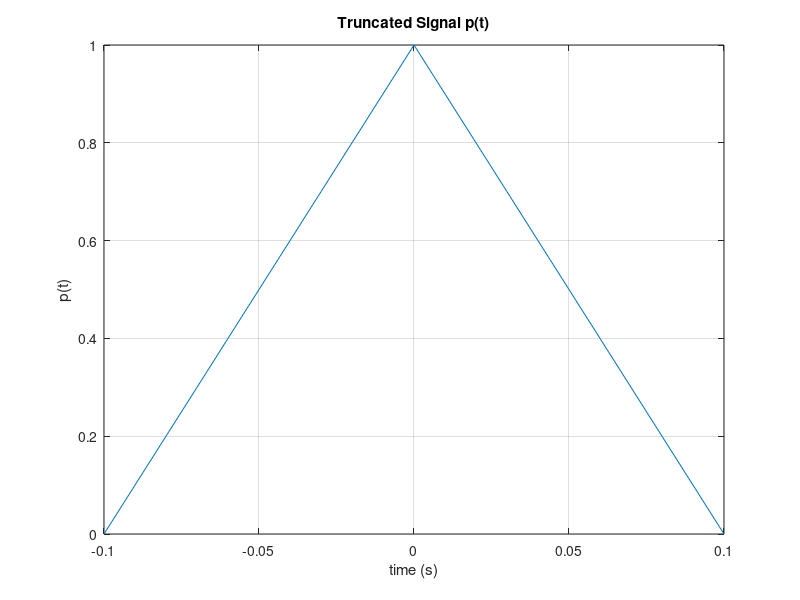
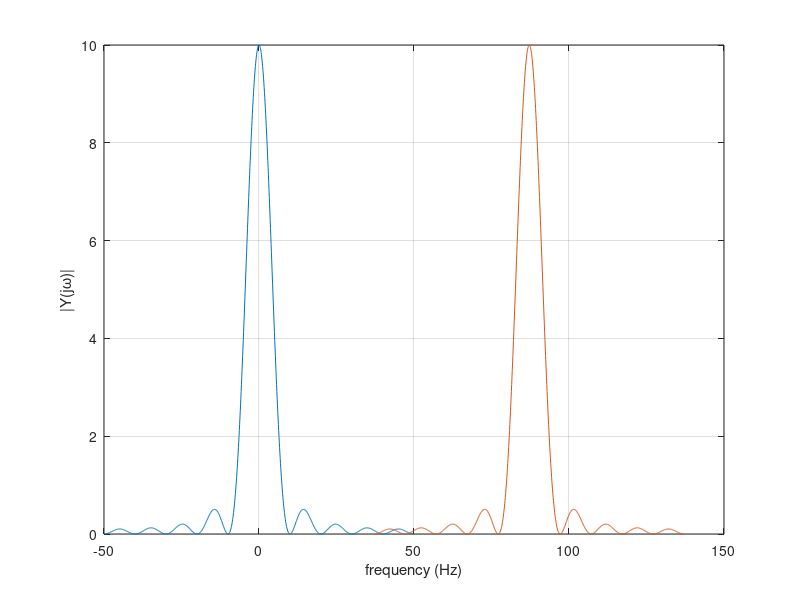
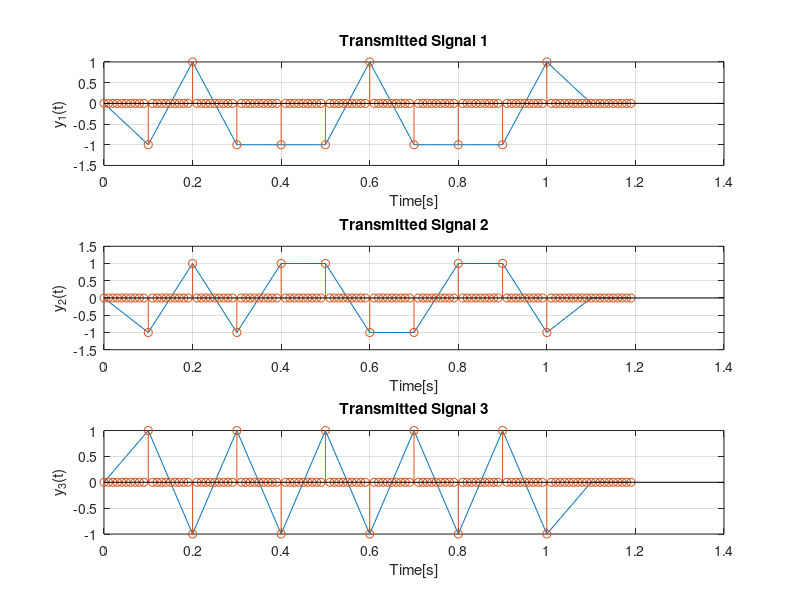

Source code (MATLAB) for these figures, in order: (Note: this script raises an error after producing the figures.)
% Case Study 2
% Leandre Pestcoe and Julianne Wegmann
% ESE 351: Signals and Systems
% Created on: 4/20/21, Last Edited on: 4/26/21

%% Define Pulse Shape p(t)
Ts = 0.1; %symbol period (rate 1/Ts)
dt = 0.01; %sample period
w = 1*Ts; %width
t = -w:dt:w; %time vector
fs = 1/dt; %sample frequency

%sinc
sinc_p_t = sinc(t/Ts); %define sinc

%triangular pulse
triang_p_t = tripuls(t,w*2);

%decide which signal to use for simulation
p_t = triang_p_t;

figure, plot(t,p_t), grid on;
xlabel('time (s)'), ylabel('p(t)'), title('Truncated Signal p(t)')

%% Nyquist Criteria

Nfft = 1024; %length of fft
f1 = (-fs/2:fs/Nfft:(fs/2));
f2 = (fs-2*pi/Ts:fs/Nfft:fs+(2*pi/Ts));
fft_signal = abs(fft(p_t,Nfft));
fft_signal1 = [fft_signal((length(fft_signal)/2)+1:end), fft_signal(1:(length(fft_signal)/2))];

figure
plot(f1(1:length(fft_signal1)),fft_signal1), grid on;
hold on
plot(f2(1:length(fft_signal1)),fft_signal1), grid on;
xlabel('frequency (Hz)'), ylabel('|Y(j\omega)|');

%% Random Bit Message/Noise-free PAM Signal y(t)

%define bit messages
N = 10; %number of bits
bits1 = 2*((rand(1,N)>0.5)-0.5);
bits2 = 2*((rand(1,N)>0.5)-0.5);
bits3 = 2*((rand(1,N)>0.5)-0.5);

%spacing out bits
xn1 = zeros(1,N*(Ts/dt));
xn2 = zeros(1,N*(Ts/dt));
xn3 = zeros(1,N*(Ts/dt));

for i=1:length(bits1)
    xn1((i-1)*(Ts/dt)+1)=bits1(i);
end
for i=1:length(bits2)
    xn2((i-1)*(Ts/dt)+1)=bits2(i);
end
for i=1:length(bits3)
    xn3((i-1)*(Ts/dt)+1)=bits3(i);
end

%compute individual CT transmitted signals
y_t1 = conv(xn1,p_t);
y_t2 = conv(xn2,p_t);
y_t3 = conv(xn3,p_t);

t = (0:length(y_t1)-1)*dt; %define new time vector

%shift xn so lines up with y(t) on graph
x_new1 = zeros(1,length(y_t1));
x_new1((length(p_t)+1)/2:(length(xn1)+(length(p_t)+1)/2)-1) = xn1;
x_new2 = zeros(1,length(y_t2));
x_new2((length(p_t)+1)/2:(length(xn2)+(length(p_t)+1)/2)-1) = xn2;
x_new3 = zeros(1,length(y_t3));
x_new3((length(p_t)+1)/2:(length(xn3)+(length(p_t)+1)/2)-1) = xn3;

figure();
subplot(3,1,1), plot(t,y_t1), grid on;
hold on
stem(t,x_new1);
title('Transmitted Signal 1'),xlabel('Time[s]'),ylabel('y_1(t)');
subplot(3,1,2), plot(t,y_t2), grid on;
hold on
stem(t,x_new2);
title('Transmitted Signal 2'),xlabel('Time[s]'),ylabel('y_2(t)');
subplot(3,1,3), plot(t,y_t3), grid on;
hold on
stem(t,x_new3);
title('Transmitted Signal 3'),xlabel('Time[s]'),ylabel('y_3(t)');


%y_t = [y_t1,y_t2,y_t3];

% figure(),plot(y_t),title('Transmitted Signal y(t)'),xlabel('Time[s]'),ylabel('y(t)');
% hold on;
% stem(x_new);


%% Text Message and Noise-free PAM Signal y(t)

message1 = 'Case study 2 rocks!';
bits1 = str2num(reshape(dec2bin(message1)',1,[])');
for i = 1:length(bits1)
    if bits1(i)==0
        bits1(i)=-1;
    end
end

message2 = 'Signals and systems';
bits2 = str2num(reshape(dec2bin(message2)',1,[])');
for i = 1:length(bits2)
    if bits2(i)==0
        bits2(i)=-1;
    end
end

message3 = 'Systems engineering';
bits3 = str2num(reshape(dec2bin(message3)',1,[])');
for i = 1:length(bits3)
    if bits3(i)==0
        bits3(i)=-1;
    end
end

xn1 = zeros(1,length(bits1)*(Ts/dt));
xn2 = zeros(1,length(bits2)*(Ts/dt));
xn3 = zeros(1,length(bits3)*(Ts/dt));

for i=1:length(bits1)
    xn1((i-1)*(Ts/dt)+1)=bits1(i);
end
for i=1:length(bits2)
    xn2((i-1)*(Ts/dt)+1)=bits2(i);
end
for i=1:length(bits3)
    xn3((i-1)*(Ts/dt)+1)=bits3(i);
end

y_t1 = conv(xn1, p_t);
y_t2 = conv(xn2, p_t);
y_t3 = conv(xn3, p_t);

%make sure all of the signals are same length
if length(y_t1)>length(y_t2)
    y_t2 = [y_t2,zeros(1,length(y_t1)-length(y_t2))];
    if length(y_t2)>length(y_t3)
        y_t3 = [y_t3,zeros(1,length(y_t2)-length(y_t3))];
    else
        y_t2 = [y_t2,zeros(1,length(y_t3)-length(y_t2))];
    end
else
    y_t1 = [y_t1,zeros(1,length(y_t2)-length(y_t1))];
    if length(y_t1)>length(y_t3)
        y_t3 = [y_t3,zeros(1,length(y_t1)-length(y_t3))];
    else
        y_t1 = [y_t1,zeros(1,length(y_t3)-length(y_t1))];
    end
end

N = length(y_t1)/(Ts/dt)-(Ts/dt);
t = (0:length(y_t1)-1)*dt; %define new time vector

%shift x so lines up with y(t) on graph
x_new1 = zeros(1,length(y_t1));
x_new1((length(p_t)+1)/2:(length(xn1)+(length(p_t)+1)/2)-1) = xn1;
x_new2 = zeros(1,length(y_t2));
x_new2((length(p_t)+1)/2:(length(xn2)+(length(p_t)+1)/2)-1) = xn2;
x_new3 = zeros(1,length(y_t3));
x_new3((length(p_t)+1)/2:(length(xn3)+(length(p_t)+1)/2)-1) = xn3;

figure();
subplot(3,1,1), plot(t,y_t1), grid on;
hold on
stem(t,x_new1);
title('Transmitted Signal 1'),xlabel('Time[s]'),ylabel('y_1(t)');
subplot(3,1,2), plot(t,y_t2), grid on;
hold on
stem(t,x_new2);
title('Transmitted Signal 2'),xlabel('Time[s]'),ylabel('y_2(t)');
subplot(3,1,3), plot(t,y_t3), grid on;
hold on
stem(t,x_new3);
title('Transmitted Signal 3'),xlabel('Time[s]'),ylabel('y_3(t)');

%% Signal Modulation (Up-Conversion)
wc20 = 2*pi*20; %20 Hz modulation
mod_signal20 = y_t1.*cos(wc20*t);

wc30 = 2*pi*30; %30 Hz modulation
mod_signal30 = y_t2.*cos(wc30*t);

wc40 = 2*pi*40; %40 Hz modulation
mod_signal40 = y_t3.*cos(wc40*t);

mod_signal = mod_signal20+mod_signal30+mod_signal40;

%plot the combined modulated signal
figure
subplot(2,1,1), plot(mod_signal), grid on;
xlabel('time (s)'), ylabel('y(t)cos(wc*t)'), title('Modulated Signal')

f = (0:length(mod_signal)/2)*fs/length(mod_signal);
XV = fft(mod_signal);
P2 = abs(XV/length(mod_signal));
P1 = P2(1:length(mod_signal)/2+1);
P1(2:end-1) = 2*P1(2:end-1);
subplot(2,1,2),plot(f,P1);
xlabel('frequency[Hz]')
ylabel('|Y(j\omega)|')

%plot three signals separately
figure
subplot(2,3,1),plot(mod_signal20),grid on;
f = (0:length(mod_signal20)/2)*fs/length(mod_signal20);
XV = fft(mod_signal20);
P2 = abs(XV/length(mod_signal20));
P1 = P2(1:length(mod_signal20)/2+1);
P1(2:end-1) = 2*P1(2:end-1);
subplot(2,3,4),plot(f,P1),xlabel('frequency[Hz]'),ylabel('|Y(j\omega)|'),grid on;

subplot(2,3,2),plot(mod_signal30),grid on;
f = (0:length(mod_signal30)/2)*fs/length(mod_signal30);
XV = fft(mod_signal30);
P2 = abs(XV/length(mod_signal30));
P1 = P2(1:length(mod_signal30)/2+1);
P1(2:end-1) = 2*P1(2:end-1);
subplot(2,3,5),plot(f,P1),xlabel('frequency[Hz]'),ylabel('|Y(j\omega)|'),grid on;

subplot(2,3,3),plot(mod_signal40),grid on;
f = (0:length(mod_signal40)/2)*fs/length(mod_signal40);
XV = fft(mod_signal40);
P2 = abs(XV/length(mod_signal40));
P1 = P2(1:length(mod_signal40)/2+1);
P1(2:end-1) = 2*P1(2:end-1);
subplot(2,3,6),plot(f,P1),xlabel('frequency[Hz]'),ylabel('|Y(j\omega)|'),grid on;


%% Noisy Recieved Signal r(t)
sigma = 0.4;
n_t = sigma*randn(1,length(mod_signal));
r_t = mod_signal + n_t;

figure();
plot(r_t);
title('Received Signal r(t)');
xlabel('Time[s]');
ylabel('Amplitude');

%% Signal Demodulation (Down-Conversion)

demod_signal20 = r_t.*cos(wc20*t);
demod_signal30 = r_t.*cos(wc30*t);
demod_signal40 = r_t.*cos(wc40*t);

%plot demod_signal20
figure
subplot(2,3,1), plot(demod_signal20), grid on;
xlabel('time (s)'), ylabel('x_r(t)'), title('Demod (without LPF)')

f = (0:length(demod_signal20)/2)*fs/length(demod_signal20);
XV = fft(demod_signal20);
P2 = abs(XV/length(demod_signal20));
P1 = P2(1:length(demod_signal20)/2+1);
P1(2:end-1) = 2*P1(2:end-1);
subplot(2,3,4),plot(f,P1),xlabel('f, Hz'),ylabel('|X_r(j\omega)|'),grid on;

%plot demod_signal30
subplot(2,3,2), plot(demod_signal30), grid on;
xlabel('time (s)'), ylabel('x_r(t)'), title('Demod (without LPF)')

f = (0:length(demod_signal30)/2)*fs/length(demod_signal30);
XV = fft(demod_signal30);
P2 = abs(XV/length(demod_signal30));
P1 = P2(1:length(demod_signal30)/2+1);
P1(2:end-1) = 2*P1(2:end-1);
subplot(2,3,5),plot(f,P1),xlabel('f, Hz'),ylabel('|X_r(j\omega)|'),grid on;

%plot demod_signal40
subplot(2,3,3), plot(demod_signal40), grid on;
xlabel('time (s)'), ylabel('x_r(t)'), title('Demod (without LPF)')

f = (0:length(demod_signal40)/2)*fs/length(demod_signal40);
XV = fft(demod_signal40);
P2 = abs(XV/length(demod_signal40));
P1 = P2(1:length(demod_signal40)/2+1);
P1(2:end-1) = 2*P1(2:end-1);
subplot(2,3,6),plot(f,P1),xlabel('f, Hz'),ylabel('|X_r(j\omega)|'),grid on;


%% Lowpass Filter
R = 1000;
C = 2*10^(-6);
T = 0.002;
f = 44100;
delta_t = 1/f;

filter_low = filter(delta_t/T,[(R*C)/delta_t 1-((R*C)/delta_t)], demod_signal20);

figure();
plot(filter_low);

%% Matched Filter Receiver

%generate z(t)
xn_tilda1 = zeros(1,length(bits1));
xn_tilda2 = zeros(1,length(bits2));
xn_tilda3 = zeros(1,length(bits3));
p_neg = p_t(end:-1:1);
z_t1 = conv(demod_signal20,p_neg);
z_t2 = conv(demod_signal30,p_neg);
z_t3 = conv(demod_signal40,p_neg);

%generate estimate xn_tilda
for j=1:length(xn_tilda1)
   if z_t1((j-1)*(Ts/dt)+1+(length(p_t)+1))<=0
       xn_tilda1(j)=-1;
   else
       xn_tilda1(j)=1;
   end
end
for j=1:length(xn_tilda2)
   if z_t2((j-1)*(Ts/dt)+1+(length(p_t)+1))<=0
       xn_tilda2(j)=-1;
   else
       xn_tilda2(j)=1;
   end
end
for j=1:length(xn_tilda3)
   if z_t3((j-1)*(Ts/dt)+1+(length(p_t)+1))<=0
       xn_tilda3(j)=-1;
   else
       xn_tilda3(j)=1;
   end
end

%space out xn_tilda
xn_spaced1 = zeros(1,N*(Ts/dt));
for i=1:length(xn_tilda1)
    xn_spaced1((i-1)*(Ts/dt)+1)=xn_tilda1(i);
end
xn_spaced2 = zeros(1,N*(Ts/dt));
for i=1:length(xn_tilda2)
    xn_spaced2((i-1)*(Ts/dt)+1)=xn_tilda2(i);
end
xn_spaced3 = zeros(1,N*(Ts/dt));
for i=1:length(xn_tilda3)
    xn_spaced3((i-1)*(Ts/dt)+1)=xn_tilda3(i);
end

%shift xn_spaced
xn_spaced_new1 = zeros(1,length(z_t1));
xn_spaced_new1((2*length(p_t)+1)/2:(length(xn1)+(2*length(p_t)+1)/2)-1) = xn_spaced1;
xn_spaced_new2 = zeros(1,length(z_t2));
xn_spaced_new2((2*length(p_t)+1)/2:(length(xn2)+(2*length(p_t)+1)/2)-1) = xn_spaced2;
xn_spaced_new3 = zeros(1,length(z_t3));
xn_spaced_new3((2*length(p_t)+1)/2:(length(xn3)+(2*length(p_t)+1)/2)-1) = xn_spaced3;

%calculate error rate
incorrect_count1 = 0;
for j=1:length(xn_tilda1)
    if bits1(j)~=xn_tilda1(j)
        incorrect_count1 = incorrect_count1+1;
    end
end
error1 = incorrect_count1/length(bits1);
incorrect_count2 = 0;
for j=1:length(xn_tilda2)
    if bits2(j)~=xn_tilda2(j)
        incorrect_count2 = incorrect_count2+1;
    end
end
error2 = incorrect_count2/length(bits2);
incorrect_count3 = 0;
for j=1:length(xn_tilda3)
    if bits3(j)~=xn_tilda3(j)
        incorrect_count3 = incorrect_count3+1;
    end
end
error3 = incorrect_count3/length(bits3);

t_new = (0:length(z_t1)-1)*dt; %define new time vector

figure();
stem(bits2);
hold on;
stem(xn_tilda2);
legend('bits','xn tilda');

figure();
plot(t_new,z_t2);
hold on
stem(t_new,xn_spaced_new2);

%% Recover Text Message
for i = 1:length(xn_tilda1)
    if xn_tilda1(i)==-1
        xn_tilda1(i)=0;
    end
end
messageOut1 = char(bin2dec(num2str(reshape(xn_tilda1,7,[])')))';

for i = 1:length(xn_tilda2)
    if xn_tilda2(i)==-1
        xn_tilda2(i)=0;
    end
end
messageOut2 = char(bin2dec(num2str(reshape(xn_tilda2,7,[])')))';

for i = 1:length(xn_tilda3)
    if xn_tilda3(i)==-1
        xn_tilda3(i)=0;
    end
end
messageOut3 = char(bin2dec(num2str(reshape(xn_tilda3,7,[])')))';

disp(messageOut1);
disp(messageOut2);
disp(messageOut3);

%% Noise Levels and Error Rates

%random bit message
error1 = [0,0,0,0,0,0,0,0,.1,.1,.1];
error2 = [0,0,0,0,0,0,0,0,0,0,0];
error3 = [0,0,0,0,0,0,0,0,.1,.1,.1];

sigma = (0:0.1:1);

figure,plot(sigma,error1);
hold on
plot(sigma,error2);
hold on
plot(sigma,error3);
legend('1','2','3');


%%


error = zeros(1,N+1);
index = 1;
for i = 0:0.1:1
    sigma = i;
    n = sigma*randn(1,length(mod_signal));
    r = y(1:length(t))+n(1:length(t)); 
    xn_tilda_matched = ones(1,length(t));
    p_neg = p(end:-1:1);
    z = conv(r,p_neg);
    for j=1:length(xn_tilda1)
        if z_t1((j-1)*(Ts/dt)+1+(length(p_t)+1))<=0
            xn_tilda1(j)=-1;
        else
            xn_tilda1(j)=1;
        end
    end
    %calculate error rate for matched filter
    incorrect_count = 0;
    for j=1:length(bits1)
        if bits1(j)~=xn_tilda1(j)
            incorrect_count = incorrect_count+1;
        end
    end
    error(index) = incorrect_count/length(y);  
    index = index+1;
end

figure();
plot(sigma_vector,error_matched);
title('Sigma Value vs. Error Rate for Matched Filter');
xlabel('Sigma Value');
ylabel('Error Rate');
